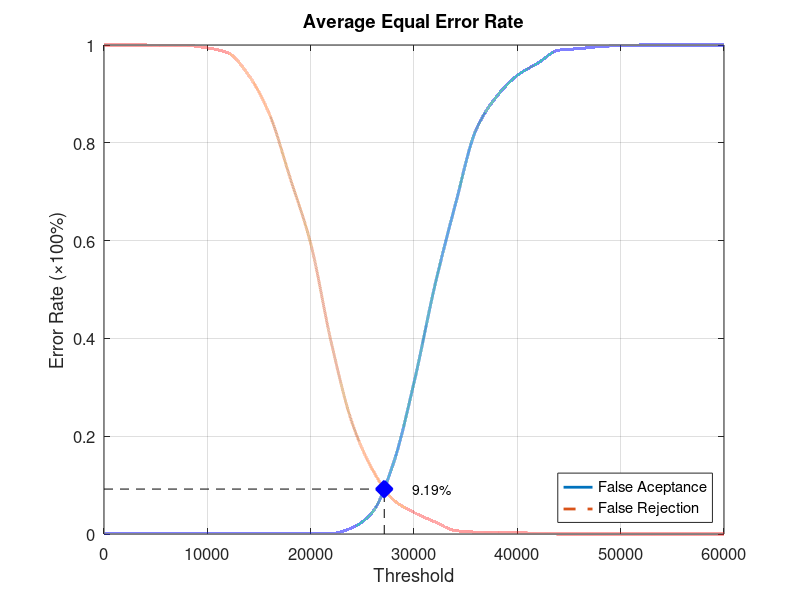
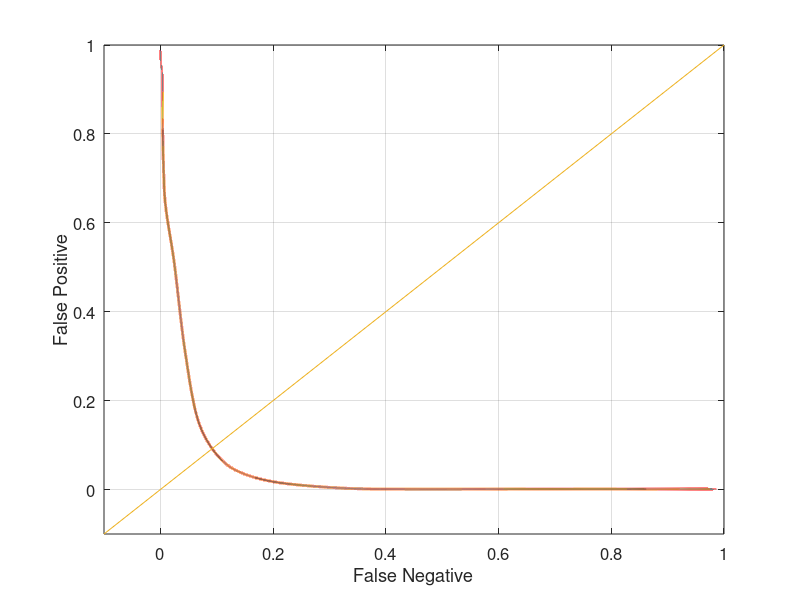

Write the MATLAB code that produced these figures, in order.
function yEER = Database3Average
close all;
clear;
clc;
x = 0:2000:60000;
xq = 0:0.5:60000;

y0 = [0 0.00105263 0.00105263 0.00105263 0.00105263 0.00105263 0.00105263 0.00105263 0.00105263 0.00105263 0.00105263 0.00105263 0.0126316 0.0452632 0.144211 0.309474 0.506316 0.673684 0.826316 0.894737 0.937895 0.963158 0.989474 0.992632 0.996842 0.998947 1 1 1 1 1];
yy0 = interp1(x, y0, xq, 'pchip');
y1 = [1 1 1 0.999 0.999 0.994 0.984 0.938 0.859 0.729 0.594 0.391 0.228 0.131 0.07 0.044 0.025 0.007 0.004 0.004 0.003 0.001 0 0 0 0 0 0 0 0 0];
yy1 = interp1(x, y1, xq, 'pchip');

% Calculating EER: 
y2 = abs(y0 - y1);
find(y2 == min(y2))
yy2 = abs(yy0 - yy1);
xEER = find(yy2 == min(yy2));
xEERIndex = xq(xEER) % X-axis EER
yEER = yy0(xEER) % Y-axis EER

main = figure
plot(xq, yy0,'-','LineWidth', 2);	hold on
plot(xq, yy1,'--','LineWidth', 2);	hold on
plot([xEERIndex xEERIndex], [0 yEER], 'k--');	hold on
plot([0 xEERIndex], [yEER yEER], 'k--');	hold on
plot(xEERIndex, yEER, 'bx', 'LineWidth', 10);	hold on
text(xEERIndex + 10 * xEERIndex / 100, yEER, [num2str(round((10000 * yEER)) / 100) '%'])
legend('False Aceptance', 'False Rejection', 'Location', 'SouthEast')
xlabel('Threshold')
ylabel('Error Rate (\times100%)')
title('Average Equal Error Rate')
set(gca, 'FontSize', 12)
axis([0 60000 0 1])
grid on

print(main, 'Database3AverageMain', '-dpng');
FNRxFPR = figure('Color', [1 1 1]);
plot(yy1, yy0, '-', yy1, yy0, 'LineWidth', 2);
hold on
y = -0.1:0.1:1
plot(y, y); 
set(gca, 'FontSize', 12)
xlabel('False Negative')
ylabel('False Positive')
axis([-0.1 1 -0.1 1])
set(gca, 'FontSize', 12)
grid on

print(FNRxFPR, 'Database3AverageFNRxFPR','-dpng');
end
